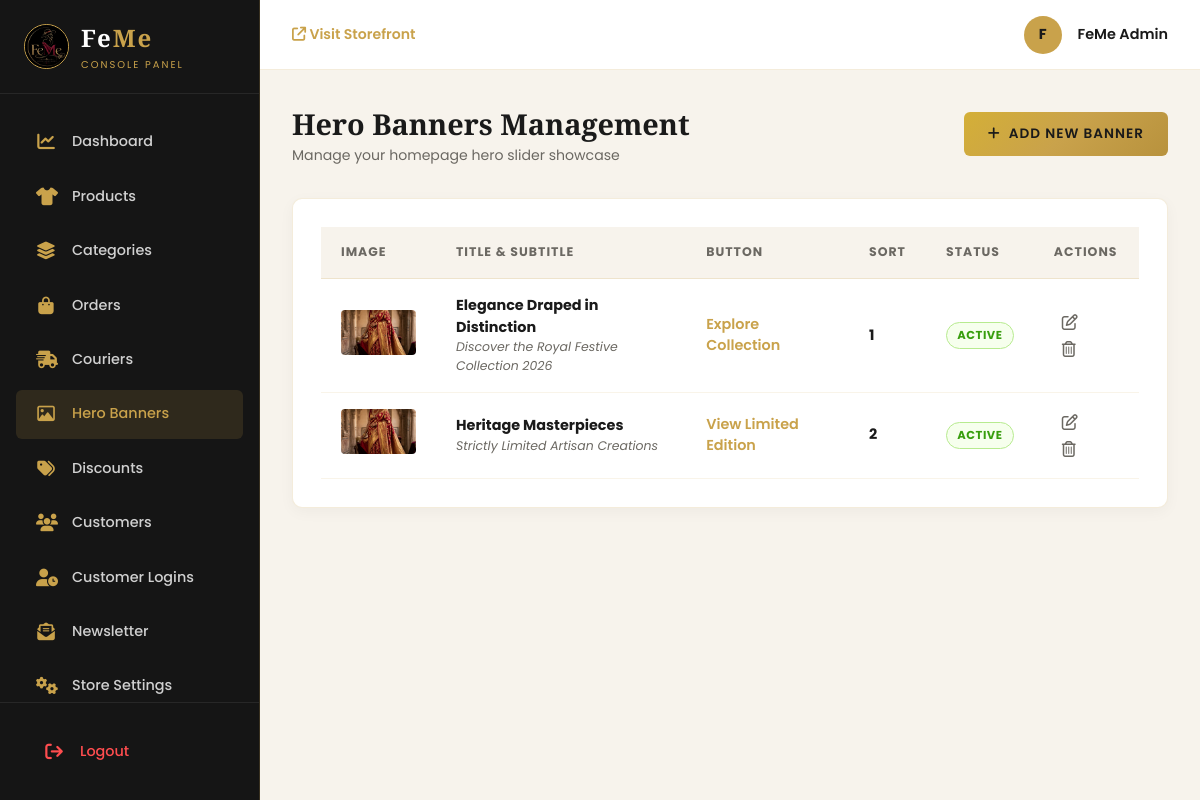
The page /admin/banners.php (signed in) on the database its author committed.
### tables this page shows
CREATE TABLE IF NOT EXISTS `banners` (
  `id` INT AUTO_INCREMENT PRIMARY KEY,
  `title` VARCHAR(255) NOT NULL,
  `subtitle` VARCHAR(255) DEFAULT NULL,
  `button_text` VARCHAR(100) DEFAULT NULL,
  `button_link` VARCHAR(255) DEFAULT NULL,
  `image` VARCHAR(255) NOT NULL,
  `sort_order` INT NOT NULL DEFAULT 0,
  `is_active` TINYINT(1) NOT NULL DEFAULT 1
);

### includes/functions.php (called while the page is built, shortened)
<?php
function sanitize($data) {
    return htmlspecialchars(trim((string)$data), ENT_QUOTES, 'UTF-8');
}

### admin/banners.php (the view, shortened to what this page needs)
<?php
require_once __DIR__ . '/includes/admin_header.php';
try {
    $banners = $pdo->query("SELECT * FROM banners ORDER BY sort_order ASC")->fetchAll();
} catch (PDOException $e) {
    $banners = [];
}
?>
<div class="page-header-flex">
    <div>
        <h1 class="page-title">Hero Banners Management</h1>
        <p style="font-size: 0.88rem; color: var(--admin-text-muted);">Manage your homepage hero slider showcase</p>
    </div>
    <button class="btn-gold-admin" onclick="openBannerModal()">
        <i class="fa-solid fa-plus"></i> Add New Banner
    </button>
</div>
<div class="admin-card">
    <div class="admin-table-wrapper">
        <table class="admin-table">
            <thead>
                <tr>
                    <th>Image</th>
                    <th>Title & Subtitle</th>
                    <th>Button</th>
                    <th>Sort</th>
                    <th>Status</th>
                    <th>Actions</th>
                </tr>
            </thead>
            <tbody>
                <?php if (!empty($banners)): ?>
                    <?php foreach ($banners as $b): ?>
                        <?php
                            $imgSrc = !empty($b['image']) && file_exists(__DIR__ . '/../' . $b['image'])
                                ? '../' . $b['image']
                                : '../assets/images/cat_sarees.jpg';
                        ?>
                        <tr>
                            <td><img src="<?= sanitize($imgSrc) ?>" alt="" style="width:75px; height:45px; object-fit:cover; border-radius:4px;"></td>
                            <td>
                                <strong><?= sanitize($b['title']) ?></strong>
                                <div style="font-size:0.78rem; color:var(--admin-text-muted); font-style:italic;"><?= sanitize($b['subtitle'] ?? '') ?></div>
                            </td>
                            <td>
                                <a href="../<?= sanitize($b['button_link']) ?>" target="_blank" style="color:var(--admin-gold); font-weight:600; text-decoration:none;">
                                    <?= sanitize($b['button_text']) ?>
                                </a>
                            </td>
                            <td><strong><?= $b['sort_order'] ?></strong></td>
                            <td>
                                <span class="badge-status badge-<?= $b['is_active'] ? 'delivered' : 'cancelled' ?>">
                                    <?= $b['is_active'] ? 'ACTIVE' : 'HIDDEN' ?>
                                </span>
                            </td>
                            <td>
                                <button class="btn-action edit" onclick='editBanner(<?= json_encode($b) ?>)' title="Edit">
                                    <i class="fa-regular fa-pen-to-square"></i>
                                </button>
                                <a href="banners.php?action=delete&id=<?= $b['id'] ?>" class="btn-action delete" onclick="return confirm('Delete this hero slide?');" title="Delete">
                                    <i class="fa-regular fa-trash-can"></i>
                                </a>
                            </td>
                        </tr>
                    <?php endforeach; ?>
                <?php else: ?>
                    <tr><td colspan="6" style="text-align: center; padding: 2rem;">No hero banners configured.</td></tr>
                <?php endif; ?>
            </tbody>
        </table>
    </div>
</div>
<?php
require_once __DIR__ . '/includes/admin_footer.php';
?>

### admin/assets/admin.css (style rules this page uses)
:root { --admin-bg-sidebar: #151515; --admin-bg-content: #F7F3EC; --admin-bg-card: #FFFFFF; --admin-text-dark: #1A1A1A; --admin-text-muted: #6B6862; --admin-gold: #C9A24B; --admin-gold-hover: #B8923D; --admin-border: rgba(201, 162, 75, 0.2); --font-serif: 'Playfair Display', Georgia, serif; --font-sans: 'Poppins', -apple-system, BlinkMacSystemFont, sans-serif; --radius-sm: 6px; --radius-md: 10px; }
*, *::before, *::after { box-sizing: border-box; margin: 0; padding: 0; }
body { font-family: var(--font-sans); background-color: var(--admin-bg-content); color: var(--admin-text-dark); line-height: 1.5; overflow-x: hidden; }
.page-header-flex { display: flex; align-items: center; justify-content: space-between; margin-bottom: 2rem; flex-wrap: wrap; gap: 1rem; }
.page-title { font-family: var(--font-serif); font-size: 1.8rem; font-weight: 700; color: var(--admin-text-dark); }
.admin-card { background: var(--admin-bg-card); border-radius: var(--radius-md); padding: 1.75rem; border: 1px solid var(--admin-border); box-shadow: 0 4px 15px rgba(0,0,0,0.04); margin-bottom: 2rem; }
.admin-table-wrapper { overflow-x: auto; }
.admin-table { width: 100%; border-collapse: collapse; text-align: left; font-size: 0.9rem; }
.admin-table th, .admin-table td { padding: 1rem 1.25rem; vertical-align: middle; }
.admin-table th { background: var(--admin-bg-content); font-size: 0.78rem; text-transform: uppercase; letter-spacing: 1px; color: var(--admin-text-muted); border-bottom: 1px solid var(--admin-border); }
.admin-table tr { border-bottom: 1px solid rgba(201, 162, 75, 0.12); }
.badge-status { display: inline-block; padding: 0.25rem 0.65rem; border-radius: 50px; font-size: 0.72rem; font-weight: 700; text-transform: uppercase; letter-spacing: 0.5px; }
.badge-delivered { background: #f6ffed; color: #389e0d; border: 1px solid #b7eb8f; }
.btn-action { background: none; border: none; color: var(--admin-text-muted); font-size: 1rem; cursor: pointer; padding: 0.35rem 0.5rem; border-radius: 4px; transition: all 0.2s ease; }
.btn-gold-admin { display: inline-flex; align-items: center; gap: 0.5rem; padding: 0.75rem 1.5rem; background: linear-gradient(135deg, #D4AF37 0%, #C9A24B 50%, #B8923D 100%); color: #1A1A1A; border: none; border-radius: var(--radius-sm); font-family: var(--font-sans); font-size: 0.85rem; font-weight: 600; letter-spacing: 1px; text-transform: uppercase; cursor: pointer; text-decoration: none; transition: all 0.3s ease; }

### rows shown on the page
banners: title "Elegance Draped in Distinction", subtitle "Discover the Royal Festive Collection 2026", button_text "Explore Collection", sort_order "1", is_active "ACTIVE"
banners: title "Heritage Masterpieces", subtitle "Strictly Limited Artisan Creations", button_text "View Limited Edition", sort_order "2", is_active "ACTIVE"

### other values the page prints
substr($adminName, 0, 1) "F"
$adminName "FeMe Admin"
